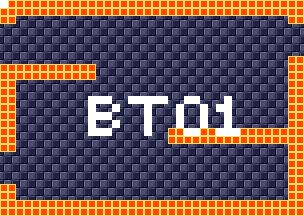

Tiled map render using the project's own tile images. Description and the map definition, with tile-layer contents summarised, below:
An orthogonal 38x27 tile map with 8x8 px tiles, 4 tile layers (background, foreground, room numbers, Objects), 15 tilesets.

<map version="1.5" tiledversion="1.7.1" orientation="orthogonal" renderorder="right-down" width="38" height="27" tilewidth="8" tileheight="8" infinite="0" nextlayerid="11" nextobjectid="1">
 <tileset firstgid="1" source="tilesheets/tsKarniMata.tsx" />
 <tileset firstgid="1025" source="tilesheets/tsVoodooWasp.tsx" />
 <tileset firstgid="2049" source="tilesheets/tsBurial.tsx" />
 <tileset firstgid="3073" source="tilesheets/tsBlueTemple.tsx" />
 <tileset firstgid="4097" source="tilesheets/tsGoddess.tsx" />
 <tileset firstgid="5121" source="tilesheets/tsKonark.tsx" />
 <tileset firstgid="6145" name="sEnemies" tilewidth="8" tileheight="8" tilecount="1024" columns="32">
  <image source="../grapx/tilesheets/sObjects.bmp" trans="ff94ff" width="256" height="256" />
 </tileset>
 <tileset firstgid="7169" source="tilesheets/tsIceTemple.tsx" />
 <tileset firstgid="8193" source="tilesheets/tsLavaArea.tsx" />
 <tileset firstgid="9217" source="tilesheets/tsBossArea.tsx" />
 <tileset firstgid="10241" source="tilesheets/tsPegu.tsx" />
 <tileset firstgid="11265" source="tilesheets/sTiwanakuTemple.tsx" />
 <tileset firstgid="12289" source="tilesheets/sIndraTemple.tsx" />
 <tileset firstgid="13313" source="tilesheets/sTeleport.tsx" />
 <tileset firstgid="14337" source="tilesheets/sObjects.tsx" />
 <layer id="2" name="background" width="38" height="27">
  <data>[1026 cells, 1026 non-empty, 2 distinct tile ids]</data>
 </layer>
 <layer id="1" name="foreground" width="38" height="27">
  <data>[1026 cells, 268 non-empty, 1 distinct tile ids]</data>
 </layer>
 <layer id="7" name="room numbers" width="38" height="27">
  <data>[1026 cells, 41 non-empty, 1 distinct tile ids]</data>
 </layer>
 <layer id="10" name="Objects" width="38" height="27">
  <data>[1026 cells, 0 non-empty, 0 distinct tile ids]</data>
 </layer>
</map>
